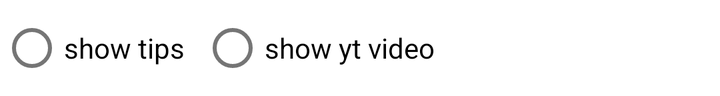
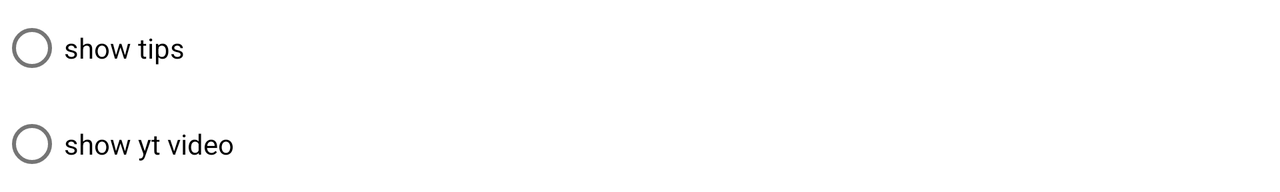

Compare how this app lays out the same screen by default and in its alternative resource folder. The renders come first, then the two layout files and the values they reference.
<!-- AndroidManifest.xml: application theme Theme.Gym_tracker -->
<!-- res/layout/fragment_select_option.xml -->
<?xml version="1.0" encoding="utf-8"?>
<LinearLayout xmlns:android="http://schemas.android.com/apk/res/android"
    xmlns:tools="http://schemas.android.com/tools"
    android:layout_width="match_parent"
    android:layout_height="wrap_content"
    android:orientation="horizontal"
    tools:context=".SelectOptionFragment">

    <RadioGroup
        android:id="@+id/radio_group"
        android:layout_width="wrap_content"
        android:layout_height="wrap_content"
        android:orientation="horizontal"
        android:saveEnabled="false">

        <RadioButton
            android:id="@+id/show_tips"
            android:layout_width="wrap_content"
            android:layout_height="wrap_content"
            android:layout_marginRight="8dp"
            android:saveEnabled="false"
            android:text="show tips" />

        <RadioButton
            android:id="@+id/show_yt_video"
            android:layout_width="wrap_content"
            android:layout_height="wrap_content"
            android:layout_marginRight="8dp"
            android:saveEnabled="false"
            android:text="show yt video" />
    </RadioGroup>


</LinearLayout>
<!-- resources referenced by this layout -->
<resources>
  <style name="Theme.Gym_tracker" parent="Theme.MaterialComponents.DayNight.DarkActionBar">
          
          <item name="colorPrimary">@color/purple_500</item>
          <item name="colorPrimaryVariant">@color/purple_700</item>
          <item name="colorOnPrimary">@color/white</item>
          
          <item name="colorSecondary">@color/teal_200</item>
          <item name="colorSecondaryVariant">@color/teal_700</item>
          <item name="colorOnSecondary">@color/black</item>
          
          <item name="android:statusBarColor" tools:targetApi="l">?attr/colorPrimaryVariant</item>
          
      </style>
</resources>
<!-- res/layout-land/fragment_select_option.xml (the repository's variant of the layout above) -->
<!-- drawn on the phone turned sideways -->
<?xml version="1.0" encoding="utf-8"?>
<LinearLayout xmlns:android="http://schemas.android.com/apk/res/android"
    xmlns:tools="http://schemas.android.com/tools"
    android:layout_width="match_parent"
    android:layout_height="wrap_content"
    android:orientation="vertical"
    tools:context=".SelectOptionFragment">

    <RadioGroup
        android:id="@+id/radio_group"
        android:layout_width="match_parent"
        android:layout_height="wrap_content"
        android:orientation="vertical"
        android:saveEnabled="false">

        <RadioButton
            android:id="@+id/show_tips"
            android:layout_width="match_parent"
            android:layout_height="wrap_content"
            android:layout_marginRight="8dp"
            android:text="show tips"
            android:saveEnabled="false" />

        <RadioButton
            android:id="@+id/show_yt_video"
            android:layout_width="match_parent"
            android:layout_height="wrap_content"
            android:layout_marginRight="8dp"
            android:text="show yt video"
            android:saveEnabled="false" />


    </RadioGroup>


</LinearLayout>
